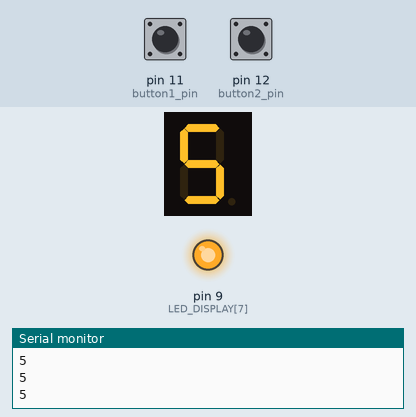
Simulated run of this sketch. Board: Arduino Uno, built with avr-gcc and run on an emulated ATmega328P. On the bench: 1-digit seven-segment display, output pins drawn as LEDs (lit = HIGH), the last lines printed to the serial monitor. Wiring (inferred from the names in the program): 1-digit 7-segment display, segments lit when LOW: segments pin 2, pin 3, pin 4, pin 5, pin 6, pin 7, pin 8. The inputs (shaded band) are chosen by the test bench; at power-on: pin 11 (button1_pin) HIGH, pin 12 (button2_pin) HIGH. The segment pins are drawn as the display they are named for; pins used as bus, display or sensor lines are not drawn.

Above: at 1.2 s.
1.3 s: pin 11 (button1_pin) pulled LOW for 1 s
At 2.1 s:
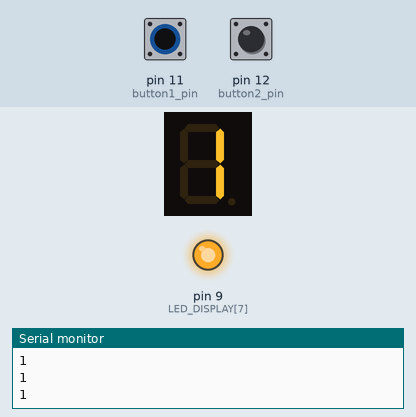
3.8 s: pin 12 (button2_pin) pulled LOW for 1 s
At 5.6 s:
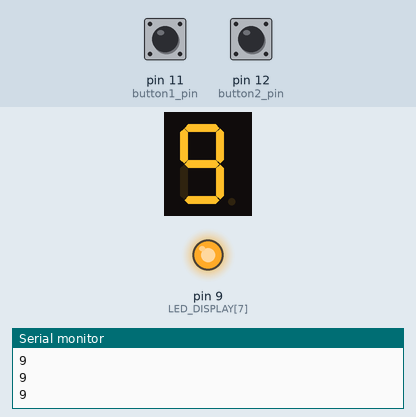
Timing chart, 0 to 7.1 s (numbered marks = the images above; inputs shaded):
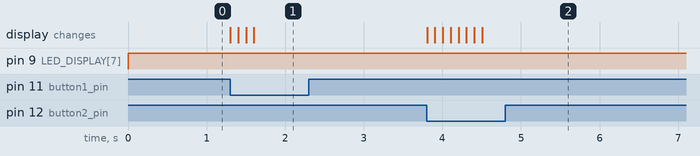

The sketch:

counter_7segment.ino
```cpp
/// If you are using Common Anode Display, set `ON = LOW`.
const bool ON = LOW; // HIGH value as ON state for CC display.
const bool OFF = !ON; // Reflect it, do not use LOW here.

// LED Pin Array:       a,  b, c, d, e,  f,  g, dp
byte LED_DISPLAY[] = {2, 3, 4, 5, 6, 7, 8, 9};

// LED Digit Value Array: 0 to 9 for common cathode display
byte DIGIT_CC[] = { 0xFC, 0x60, 0xDA, 0xF2, 0x66, 0xB6, 0xBE, 0xE0, 0xFE, 0xF6 };

int button1_pin = 11;
int button2_pin = 12;
int irrigation_min = 5;

int min_to_milisec(int minutes){
  return minutes * 60 * 1000;
}

void displayDigit(byte digit) {
  if (digit < 0 || digit > 9) { return; } // skip on invalid
  //byte value = DIGIT_CC[digit];
  byte value = ON ? DIGIT_CC[digit] : ~DIGIT_CC[digit];
  byte i = 0, mask = 0b10000000;
  while (i < 8) {
    digitalWrite(LED_DISPLAY[i++], mask & value);
    mask >>= 1;
  }
}


void setup() {
  Serial.begin(9600);
  pinMode(button1_pin, INPUT_PULLUP);
  pinMode(button2_pin, INPUT_PULLUP);


  // 7 segment setup
  byte i = 0;
  while (i < 8) { pinMode(LED_DISPLAY[i++], OUTPUT); }

}


void loop() {


  int button1_state = digitalRead(button1_pin);
  int button2_state = digitalRead(button2_pin);


  // irrigration_min is in range 1,9
  // decrease the time
  if(button1_state == 0 && irrigation_min >= 2){
    irrigation_min--;
  }
  // increase the time
  else if(button2_state == 0 && irrigation_min <= 8){
    irrigation_min++;
  }

  //show the time
    Serial.println(irrigation_min);
 	// sevseg display
    displayDigit(irrigation_min);
    delay(100);


}
```

Measured:
- after the input at 1.3 s, the display: first changes at once (image 1 shows a later state)
- after the input at 3.8 s, the display: first changes at once (image 2 shows a later state)
